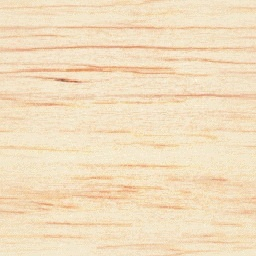
#> input picture MAX/Source Meshes/Rack/balse2.jpg, 256 x 256 px
$ python stitch_compare.py '../../MAX/Source Meshes/Rack/balse2.jpg' '../../MAX/Source Meshes/Rack/gloswood.jpg' '../../MAX/Source Meshes/Rack/gloswood.jpg'
#> lines starting #> are read from the running program, lines starting #| are printed output that depends on the picture
#!/usr/bin/env python3
"""Stitch original + reimpl screenshots side-by-side for vision model comparison."""
import sys
import os
from PIL import Image

def stitch(original_path, reimpl_path, output_path, label_orig="ORIGINAL", label_reimpl="REIMPL"):
    """Create side-by-side image with labels."""
#> called with original_path = '../../MAX/Source Meshes/Rack/balse2.jpg', label_orig = 'ORIGINAL', label_reimpl = 'REIMPL'
    orig = Image.open(original_path)
#> orig is the input picture: PIL image 256x256 RGB; mean R, G, B 242.8, 221.9, 190.1
    reimpl = Image.open(reimpl_path)
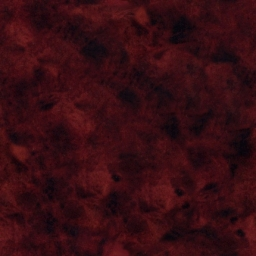
#> input picture MAX/Source Meshes/Rack/gloswood.jpg, 256 x 256 px
#> reimpl is the input picture: PIL image 256x256 RGB; mean R, G, B 53.8, 12.8, 18.5

    # Resize both to same height (use the smaller)
    target_h = min(orig.height, reimpl.height)
#> target_h = 256
    if orig.height != target_h:
        orig = orig.resize((int(orig.width * target_h / orig.height), target_h), Image.LANCZOS)
    if reimpl.height != target_h:
        reimpl = reimpl.resize((int(reimpl.width * target_h / reimpl.height), target_h), Image.LANCZOS)

    # Create combined image with a small gap
    gap = 4
    total_w = orig.width + gap + reimpl.width
#> total_w = 516
    combined = Image.new("RGB", (total_w, target_h), (0, 0, 0))
#> combined: PIL image 516x256 RGB; every value is 0
    combined.paste(orig, (0, 0))
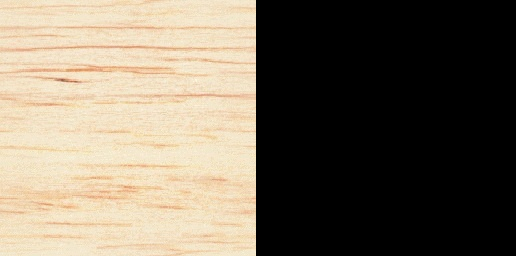
#> combined: PIL image 516x256 RGB; mean R, G, B 120.5, 110.1, 94.3
    combined.paste(reimpl, (orig.width + gap, 0))
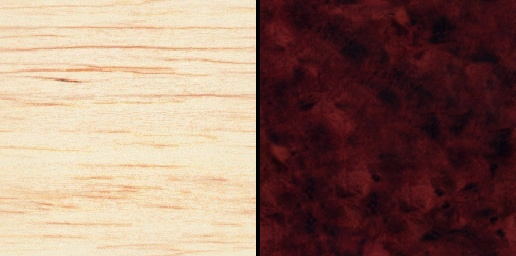
#> combined: PIL image 516x256 RGB; mean R, G, B 147.2, 116.5, 103.5

    combined.save(output_path)
    print(f"Stitched: {output_path} ({total_w}x{target_h})")
#| Stitched: ../../MAX/Source Meshes/Rack/gloswood.jpg (516x256)
    return output_path

if __name__ == "__main__":
    if len(sys.argv) < 4:
        print("Usage: stitch_compare.py <original.png> <reimpl.png> <output.png>")
        sys.exit(1)
    stitch(sys.argv[1], sys.argv[2], sys.argv[3])
